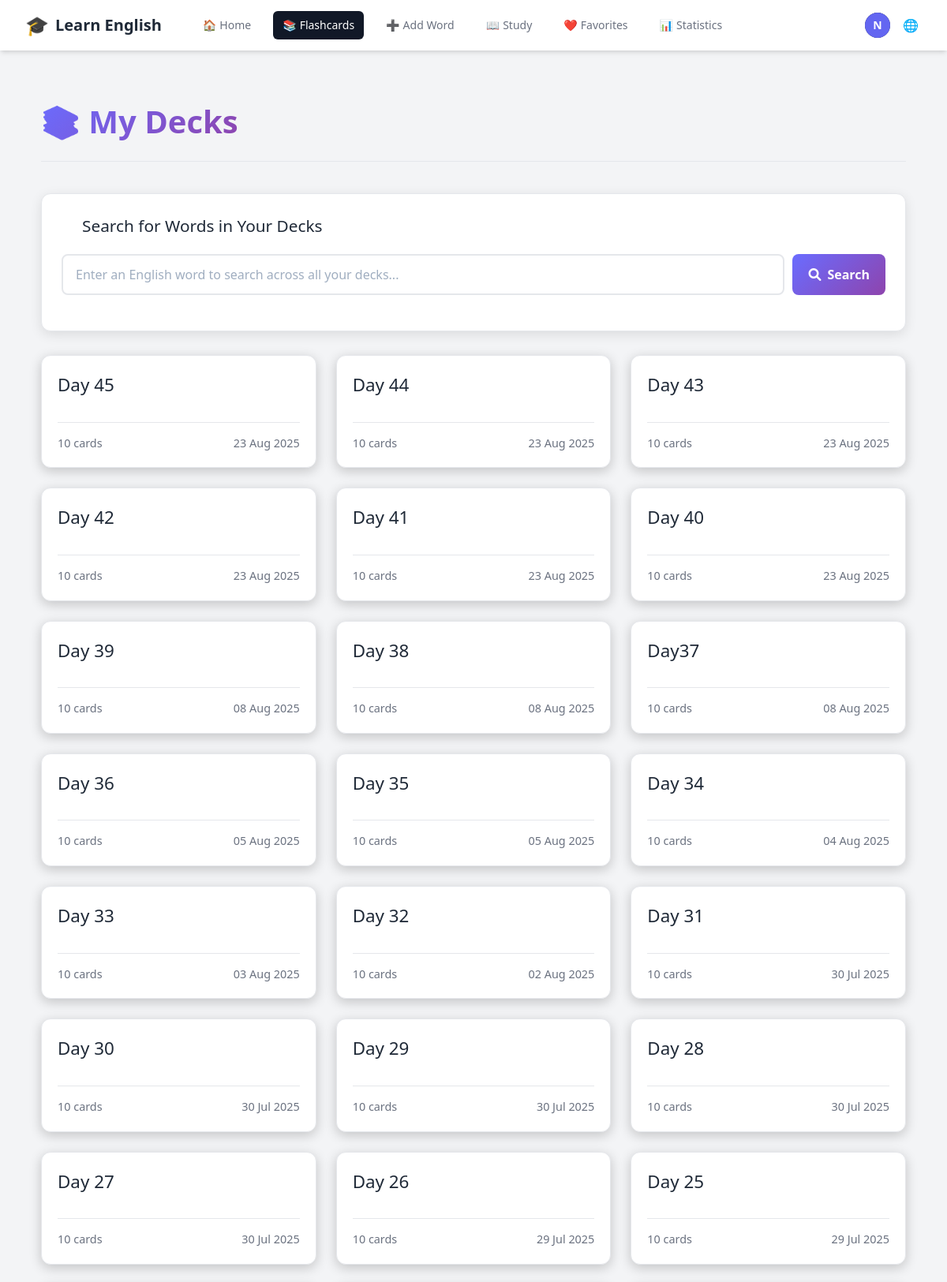
The page /decks/ (signed in, upper part) on the database its author committed.
### accounts/models.py (models this page shows, shortened)
class CustomUser(AbstractUser):
    email = models.EmailField(unique=True)
    username = None  # Remove username field
    USERNAME_FIELD = 'email'
    REQUIRED_FIELDS = []
    objects = CustomUserManager()

### vocabulary/models.py (models this page shows, shortened)
class Deck(models.Model):
    user = models.ForeignKey(settings.AUTH_USER_MODEL, on_delete=models.CASCADE, related_name='decks')
    name = models.CharField(max_length=255)
    created_at = models.DateTimeField(auto_now_add=True)
    class Meta:
        ordering = ['-created_at']
        unique_together = ['user', 'name']

### vocabulary/views.py (the view)
# urls.py: path('decks/', views.deck_list, name='deck_list'),
@login_required
def deck_list(request):
    decks = Deck.objects.filter(user=request.user).annotate(
        card_count=Count('flashcards')
    ).order_by('-created_at')
    context = {
        'decks': decks
    }
    return render(request, 'vocabulary/deck_list.html', context)

### vocabulary/context_processors.py (called while the page is built)
    def _(message):
        return str(message)

### vocabulary/templates/vocabulary/deck_list.html (shortened to what this page needs)
{% extends "base.html" %}
{% block content %}
<div class="deck-list-page">
    <div class="page-header">
        <h1>📚 {{ manual_texts.my_decks }}</h1>
    </div>
    <div class="search-section">
        <div class="search-header">
            <i class="fas fa-search"></i>
            <h3>Search for Words in Your Decks</h3>
        </div>
        <div class="search-input-container">
            <input
                type="text"
                id="wordSearchInput"
                class="search-input"
                placeholder="Enter an English word to search across all your decks..."
                autocomplete="off"
            >
            <button id="searchBtn" class="search-btn">
                <i class="fas fa-search"></i>
                Search
            </button>
        </div>
    </div>
    {% if decks %}
        <div class="deck-grid">
            {% for deck in decks %}
                <div class="deck-card-wrapper">
                    <a href="{% url 'deck_detail' deck.id %}" class="deck-card">
                        <div>
                            <h2>{{ deck.name }}</h2>
                        </div>
                        <div class="deck-info">
                            <span>{{ deck.card_count }} {{ manual_texts.cards_text }}</span>
                            <span class="created-date">{{ deck.created_at|date:"d M Y" }}</span>
                        </div>
                    </a>
                </div>
            {% endfor %}
        </div>
    {% else %}
        <div class="no-decks">
            <h2>{{ manual_texts.no_decks_yet }}</h2>
            <p>{{ manual_texts.get_started_by }} <a href="{% url 'add_flashcard' %}">{{ manual_texts.adding_flashcards }}</a>!</p>
        </div>
    {% endif %}
</div>
{% endblock %}

### vocabulary/templates/base.html (shortened to what this page needs)
{% load static %}
<!DOCTYPE html>
  <html lang="en">
  <head>
    <script src="https://cdn.tailwindcss.com"></script>
    <link rel="stylesheet" type="text/css" href="{% static 'css/main.css' %}" />
    <link
      rel="stylesheet"
      href="https://cdnjs.cloudflare.com/ajax/libs/font-awesome/6.0.0-beta3/css/all.min.css"
    />
  </head>
  <body class="bg-gray-100 dark:bg-gray-900">
    <nav class="bg-white dark:bg-gray-800 shadow-md">
      <div class="max-w-7xl mx-auto px-4 sm:px-6 lg:px-8">
        <div class="flex items-center justify-between h-16">
          <div class="flex items-center">
            <a
              href="{% if user.is_authenticated %}{% url 'dashboard' %}{% else %}{% url 'account_login' %}{% endif %}"
              class="flex-shrink-0 flex items-center space-x-2"
            >
              <span class="text-2xl">🎓</span>
              <span class="text-xl font-bold text-gray-800 dark:text-white"
                >{{ manual_texts.learn_english }}</span
              >
            </a>
            <div class="hidden md:block">
              <div class="ml-10 flex items-baseline space-x-4">
                {% if user.is_authenticated %}
                <a
                  href="{% url 'dashboard' %}"
                  class="{% if request.resolver_match.url_name == 'dashboard' %}bg-gray-900 text-white{% else %}text-gray-500 dark:text-gray-300 hover:bg-gray-700 hover:text-white{% endif %} px-3 py-2 rounded-md text-sm font-medium flex items-center space-x-1"
                  id="nav-home"
                >
                  <span class="nav-icon">🏠</span>
                  <span>{{ manual_texts.home }}</span>
                </a>
                <a
                  href="{% url 'deck_list' %}"
                  class="{% if request.resolver_match.url_name == 'deck_list' or request.resolver_match.url_name == 'deck_detail' %}bg-gray-900 text-white{% else %}text-gray-500 dark:text-gray-300 hover:bg-gray-700 hover:text-white{% endif %} px-3 py-2 rounded-md text-sm font-medium flex items-center space-x-1"
                  id="nav-flashcards"
                >
                  <span class="nav-icon">📚</span>
                  <span>{{ manual_texts.flashcards }}</span>
                </a>
                <a
                  href="{% url 'add_flashcard' %}"
                  class="{% if request.resolver_match.url_name == 'add_flashcard' %}bg-gray-900 text-white{% else %}text-gray-500 dark:text-gray-300 hover:bg-gray-700 hover:text-white{% endif %} px-3 py-2 rounded-md text-sm font-medium flex items-center space-x-1"
                  id="nav-add-word"
                >
                  <span class="nav-icon">➕</span>
                  <span>{{ manual_texts.add_word }}</span>
                </a>
                <a
                  href="{% url 'study' %}"
                  class="{% if request.resolver_match.url_name == 'study' %}bg-gray-900 text-white{% else %}text-gray-500 dark:text-gray-300 hover:bg-gray-700 hover:text-white{% endif %} px-3 py-2 rounded-md text-sm font-medium flex items-center space-x-1"
                  id="nav-study"
                >
                  <span class="nav-icon">📖</span>
                  <span>{{ manual_texts.study }}</span>
                </a>
                <a
                  href="{% url 'favorites' %}"
                  class="{% if request.resolver_match.url_name == 'favorites' %}bg-gray-900 text-white{% else %}text-gray-500 dark:text-gray-300 hover:bg-gray-700 hover:text-white{% endif %} px-3 py-2 rounded-md text-sm font-medium flex items-center space-x-1"
                  id="nav-favorites"
                >
                  <span class="nav-icon">❤️</span>
                  <span>{{ manual_texts.favorites|default:"Favorites" }}</span>
                </a>
                <a
                  href="{% url 'statistics' %}"
                  class="{% if request.resolver_match.url_name == 'statistics' %}bg-gray-900 text-white{% else %}text-gray-500 dark:text-gray-300 hover:bg-gray-700 hover:text-white{% endif %} px-3 py-2 rounded-md text-sm font-medium flex items-center space-x-1"
                  id="nav-statistics"
                >
                  <span class="nav-icon">📊</span>
                  <span>{{ manual_texts.statistics }}</span>
                </a>
                {% endif %}
              </div>
            </div>
          </div>
          <div class="hidden md:block">
            <div class="ml-4 flex items-center md:ml-6">
              {% if user.is_authenticated %}
              <div class="ml-3 relative">
                <div>
                  <button
                    type="button"
                    id="user-toggle"
                    class="max-w-xs bg-gray-800 rounded-full flex items-center text-sm focus:outline-none focus:ring-2 focus:ring-offset-2 focus:ring-offset-gray-800 focus:ring-white"
                    aria-expanded="false"
                    aria-haspopup="true"
                  >
                    <div
                      class="h-8 w-8 rounded-full bg-indigo-500 flex items-center justify-center text-white font-bold"
                    >
                      {{ user.email|slice:":1"|upper }}
                    </div>
                  </button>
                </div>
              </div>
              {% endif %}
              <div class="ml-3 relative">
                <div>
                  <button
                    type="button"
                    id="lang-toggle"
                    class="bg-white dark:bg-gray-800 p-1 rounded-full text-gray-400 dark:text-gray-300 hover:text-gray-500 dark:hover:text-white focus:outline-none focus:ring-2 focus:ring-offset-2 focus:ring-offset-gray-800 focus:ring-white"
                  >
                    <span class="nav-icon">🌐</span>
                  </button>
                </div>
              </div>
            </div>
          </div>
        </div>
      </div>
    </nav>
    <main class="py-10">
      <div class="max-w-7xl mx-auto px-4 sm:px-6 lg:px-8">
        {% block content %}{% endblock %}
      </div>
    </main>
  </body>
</html>

### static/css/main.css (style rules this page uses)
* { margin: 0; padding: 0; box-sizing: border-box; }
body { background: #18182f; color: #fff; font-family: "Segoe UI", Tahoma, Geneva, Verdana, sans-serif; line-height: 1.6; min-height: 100vh; }
.page-header { text-align: left; margin-bottom: 30px; padding-bottom: 20px; border-bottom: 1px solid var(--border-color); display: flex; justify-content: space-between; align-items: center; }
.page-header h1 { font-size: 2.2em; font-weight: 700; color: var(--text-main); }

### vocabulary/templates/base.html (style rules this page uses)
:root { --primary-color: #6a6cff; --primary-color-dark: #5859d8; --background-main: #f3f4f6; --background-secondary: #ffffff; --background-light: #ffffff; --text-main: #1f2937; --text-muted: #6b7280; --border-color: #e5e7eb; --card-background: var(--background-secondary); --card-border-color: var(--border-color); --card-text-main: var(--text-main); --card-text-muted: var(--text-muted); --card-shadow: 0 1px 3px 0 rgba(0, 0, 0, 0.1), 0 1px 2px 0 rgba(0, 0, 0, 0.06); --card-shadow-hover: 0 4px 6px -1px rgba(0, 0, 0, 0.1), 0 2px 4px -1px rgba(0, 0, 0, 0.06); }

### vocabulary/templates/vocabulary/deck_list.html (style rules this page uses)
.deck-list-page { max-width: 1200px; margin: 20px auto; padding: 0 20px; }
.page-header { text-align: center; margin-bottom: 40px; padding-bottom: 20px; border-bottom: 1px solid var(--border-color); }
.page-header h1 { font-size: 2.5em; font-weight: 700; background: linear-gradient(135deg, var(--primary-color), #8e44ad); -webkit-background-clip: text; -webkit-text-fill-color: transparent; }
.deck-grid { display: grid; grid-template-columns: repeat(auto-fill, minmax(280px, 1fr)); gap: 25px; }
.deck-card { background-color: var(--card-background); border: 1px solid var(--card-border-color); border-radius: 12px; padding: 20px; display: flex; flex-direction: column; justify-content: space-between; transition: all 0.3s ease; text-decoration: none; color: var(--card-text-main); box-shadow: 0 4px 15px rgba(0, 0, 0, 0.2); position: relative; }
.deck-card h2 { font-size: 1.4em; margin-bottom: 10px; word-break: break-word; }
.deck-info { display: flex; justify-content: space-between; align-items: center; margin-top: 20px; padding-top: 15px; border-top: 1px solid var(--card-border-color); font-size: 0.9em; color: var(--card-text-muted); }
.search-section { background-color: var(--card-background); border: 1px solid var(--card-border-color); border-radius: 12px; padding: 25px; margin-bottom: 30px; box-shadow: 0 4px 15px rgba(0, 0, 0, 0.1); }
.search-header { display: flex; align-items: center; gap: 10px; margin-bottom: 20px; }
.search-header h3 { margin: 0; color: var(--text-main); font-size: 1.3em; }
.search-input-container { display: flex; gap: 10px; margin-bottom: 20px; position: relative; }
.search-input { flex: 1; padding: 12px 16px; border: 2px solid var(--card-border-color); border-radius: 8px; font-size: 1rem; background-color: #ffffff; color: #2d3748; transition: border-color 0.3s ease; }
.search-input::placeholder { color: #a0aec0; opacity: 1; }
.search-btn { padding: 12px 20px; background: linear-gradient(135deg, var(--primary-color), #8e44ad); color: white; border: none; border-radius: 8px; font-weight: 600; cursor: pointer; transition: all 0.3s ease; display: flex; align-items: center; gap: 8px; }

### rows shown on the page
CustomUser: email "N"
Deck: name "Day 45", card_count "10", cards_text "cards", created_at "23 Aug 2025"
Deck: name "Day 44", card_count "10", cards_text "cards", created_at "23 Aug 2025"
Deck: name "Day 43", card_count "10", cards_text "cards", created_at "23 Aug 2025"
Deck: name "Day 42", card_count "10", cards_text "cards", created_at "23 Aug 2025"
Deck: name "Day 41", card_count "10", cards_text "cards", created_at "23 Aug 2025"
Deck: name "Day 40", card_count "10", cards_text "cards", created_at "23 Aug 2025"
Deck: name "Day 39", card_count "10", cards_text "cards", created_at "08 Aug 2025"
Deck: name "Day 38", card_count "10", cards_text "cards", created_at "08 Aug 2025"
Deck: name "Day37", card_count "10", cards_text "cards", created_at "08 Aug 2025"
Deck: name "Day 36", card_count "10", cards_text "cards", created_at "05 Aug 2025"
Deck: name "Day 35", card_count "10", cards_text "cards", created_at "05 Aug 2025"
Deck: name "Day 34", card_count "10", cards_text "cards", created_at "04 Aug 2025"
Deck: name "Day 33", card_count "10", cards_text "cards", created_at "03 Aug 2025"
Deck: name "Day 32", card_count "10", cards_text "cards", created_at "02 Aug 2025"
Deck: name "Day 31", card_count "10", cards_text "cards", created_at "30 Jul 2025"
Deck: name "Day 30", card_count "10", cards_text "cards", created_at "30 Jul 2025"
Deck: name "Day 29", card_count "10", cards_text "cards", created_at "30 Jul 2025"
Deck: name "Day 28", card_count "10", cards_text "cards", created_at "30 Jul 2025"
Deck: name "Day 27", card_count "10", cards_text "cards", created_at "30 Jul 2025"
Deck: name "Day 26", card_count "10", cards_text "cards", created_at "29 Jul 2025"
Deck: name "Day 25", card_count "10", cards_text "cards", created_at "29 Jul 2025"

### other values the page prints
{{ manual_texts.learn_english }} "Learn English"
{{ manual_texts.home }} "Home"
{{ manual_texts.flashcards }} "Flashcards"
{{ manual_texts.add_word }} "Add Word"
{{ manual_texts.study }} "Study"
{{ manual_texts.favorites|default:"Favorites" }} "Favorites"
{{ manual_texts.statistics }} "Statistics"
{{ manual_texts.my_decks }} "My Decks"
